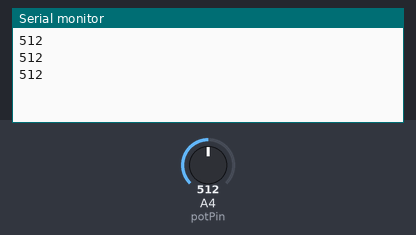
A sketch run on a simulated Arduino Uno, built with avr-gcc and run on an emulated ATmega328P. Shown: the last lines printed to the serial monitor. The test bench sets the inputs (shaded band); at power-on: A4 (potPin) = 512.

Above: at 2.2 s.
2.3 s: A4 (potPin) set to 716
At 2.9 s:
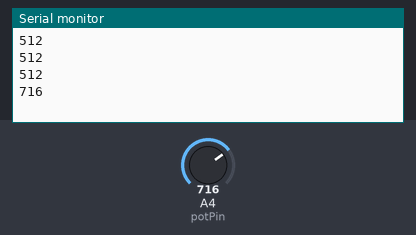
3.8 s: A4 (potPin) set to 900
At 4.4 s:
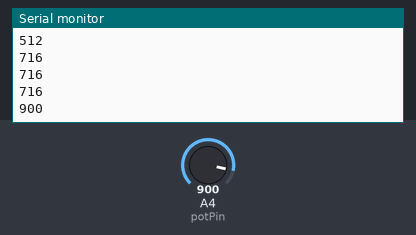
Timing chart, 0 to 6.8 s (numbered marks = the images above; inputs shaded):
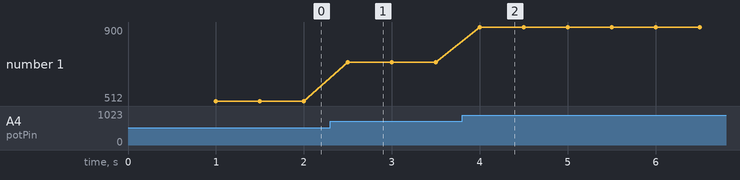

The sketch:

Analog_Input_Data_Reader.ino
```cpp
//
const int potPin = 4;

// Variable to store potentiometer value
int potValue = 0;

void setup() {

Serial.begin(9600); // Initialize serial communication for debugging

delay(1000); // Delay for 1 second to allow setup time
}

void loop() {

potValue = analogRead(potPin); // Read the analog value from the potentiometer

Serial.println(potValue); // Print the potentiometer value to the serial monitor

delay(500); // A delay to control the rate of output

}
```

Measured:
- after the input at 2.3 s, the serial monitor: prints a new line after 0.20 s (image 1)
- after the input at 3.8 s, the serial monitor: prints a new line after 0.20 s (image 2)
- plotted number 1: 512 → 716 after the input at 2.3 s, 716 → 900 after the input at 3.8 s
